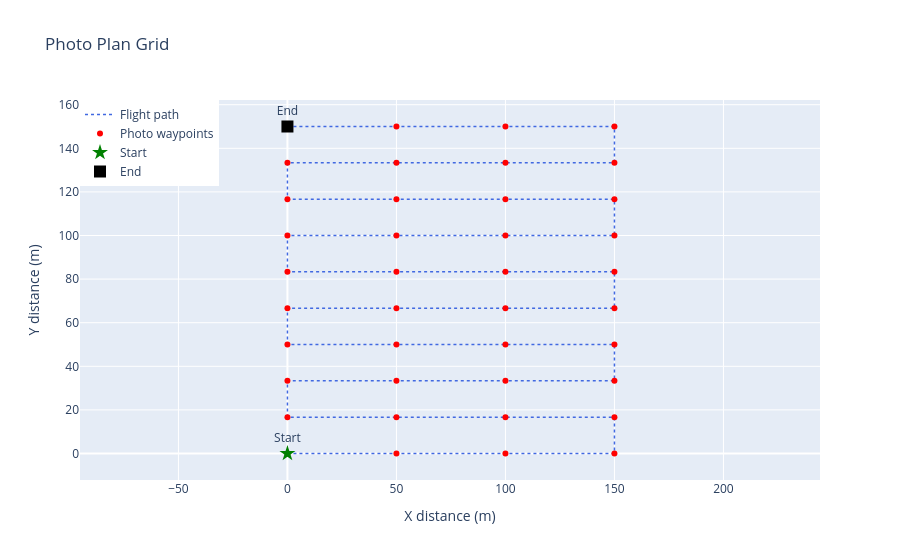

Notebook code cell kept with this figure:
### Markdown cell above
Changing the height parameter

### Code cell
dataset_spec_.height = 50
print(camera_, dataset_spec_)

fig = plot_photo_plan(generate_photo_plan_on_grid(camera_, dataset_spec_))
fig.show()

### Figure 1 — Plotly figure (JSON) as saved in the notebook; plotly's stock layout.template omitted (floating-point values rounded to 4 significant figures)
{"data": [{"line": {"color": "royalblue", "dash": "dot", "width": 1.5}, "mode": "lines", "name": "Flight path", "type": "scatter", "x": [0, 50, 100, 150, 150, 100, 50, 0, 0, 50, 100, 150, 150, 100, 50, 0, 0, 50, 100, 150, 150, 100, 50, 0, 0, 50, 100, 150, 150, 100, 50, 0, 0, 50, 100, 150, 150, 100, 50, 0], "y": [0, 0, 0, 0, 16.67, 16.67, 16.67, 16.67, 33.33, 33.33, 33.33, 33.33, 50, 50, 50, 50, 66.67, 66.67, 66.67, 66.67, 83.33, 83.33, 83.33, 83.33, 100, 100, 100, 100, 116.7, 116.7, 116.7, 116.7, 133.3, 133.3, 133.3, 133.3, 150, 150, 150, 150]}, {"hoverinfo": "text", "marker": {"color": "red", "size": 6, "symbol": "circle"}, "mode": "markers", "name": "Photo waypoints", "text": ["Waypoint 0<br>(0.0m, 0.0m)", "Waypoint 1<br>(50.0m, 0.0m)", "Waypoint 2<br>(100.0m, 0.0m)", "Waypoint 3<br>(150.0m, 0.0m)", "Waypoint 4<br>(150.0m, 16.7m)", "Waypoint 5<br>(100.0m, 16.7m)", "Waypoint 6<br>(50.0m, 16.7m)", "Waypoint 7<br>(0.0m, 16.7m)", "Waypoint 8<br>(0.0m, 33.3m)", "Waypoint 9<br>(50.0m, 33.3m)", "Waypoint 10<br>(100.0m, 33.3m)", "Waypoint 11<br>(150.0m, 33.3m)", "Waypoint 12<br>(150.0m, 50.0m)", "Waypoint 13<br>(100.0m, 50.0m)", "Waypoint 14<br>(50.0m, 50.0m)", "Waypoint 15<br>(0.0m, 50.0m)", "Waypoint 16<br>(0.0m, 66.7m)", "Waypoint 17<br>(50.0m, 66.7m)", "Waypoint 18<br>(100.0m, 66.7m)", "Waypoint 19<br>(150.0m, 66.7m)", "Waypoint 20<br>(150.0m, 83.3m)", "Waypoint 21<br>(100.0m, 83.3m)", "Waypoint 22<br>(50.0m, 83.3m)", "Waypoint 23<br>(0.0m, 83.3m)", "Waypoint 24<br>(0.0m, 100.0m)", "Waypoint 25<br>(50.0m, 100.0m)", "Waypoint 26<br>(100.0m, 100.0m)", "Waypoint 27<br>(150.0m, 100.0m)", "Waypoint 28<br>(150.0m, 116.7m)", "Waypoint 29<br>(100.0m, 116.7m)", "Waypoint 30<br>(50.0m, 116.7m)", "Waypoint 31<br>(0.0m, 116.7m)", "Waypoint 32<br>(0.0m, 133.3m)", "Waypoint 33<br>(50.0m, 133.3m)", "Waypoint 34<br>(100.0m, 133.3m)", "Waypoint 35<br>(150.0m, 133.3m)", "Waypoint 36<br>(150.0m, 150.0m)", "Waypoint 37<br>(100.0m, 150.0m)", "Waypoint 38<br>(50.0m, 150.0m)", "Waypoint 39<br>(0.0m, 150.0m)"], "type": "scatter", "x": [0, 50, 100, 150, 150, 100, 50, 0, 0, 50, 100, 150, 150, 100, 50, 0, 0, 50, 100, 150, 150, 100, 50, 0, 0, 50, 100, 150, 150, 100, 50, 0, 0, 50, 100, 150, 150, 100, 50, 0], "y": [0, 0, 0, 0, 16.67, 16.67, 16.67, 16.67, 33.33, 33.33, 33.33, 33.33, 50, 50, 50, 50, 66.67, 66.67, 66.67, 66.67, 83.33, 83.33, 83.33, 83.33, 100, 100, 100, 100, 116.7, 116.7, 116.7, 116.7, 133.3, 133.3, 133.3, 133.3, 150, 150, 150, 150]}, {"marker": {"color": "green", "size": 12, "symbol": "star"}, "mode": "markers+text", "name": "Start", "text": ["Start"], "textposition": "top center", "type": "scatter", "x": [0], "y": [0]}, {"marker": {"color": "black", "size": 12, "symbol": "square"}, "mode": "markers+text", "name": "End", "text": ["End"], "textposition": "top center", "type": "scatter", "x": [0], "y": [150]}], "layout": {"hovermode": "closest", "legend": {"x": 0, "y": 1}, "title": {"text": "Photo Plan Grid"}, "xaxis": {"title": {"text": "X distance (m)"}}, "yaxis": {"scaleanchor": "x", "scaleratio": 1, "title": {"text": "Y distance (m)"}}}}
